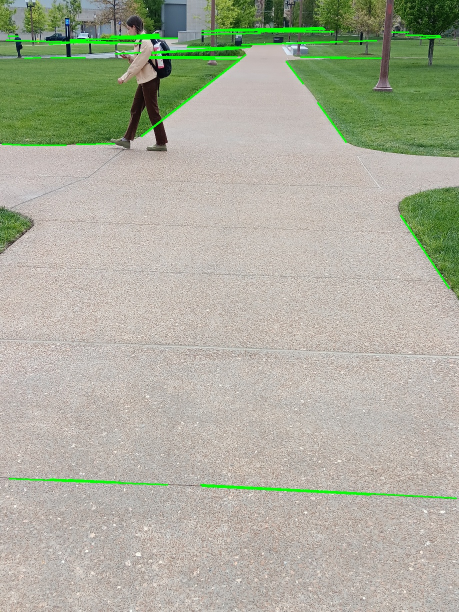
#> input picture side-walk/side-walk-2-True-33-194-204.jpg, 918 x 1224 px, given in place of side-walk-2.jpg, which was not available (shown at 1/2 size)
$ jupyter execute trackbar-edge-detection.ipynb
#> lines starting #> are read from the running program, lines starting #| are printed output that depends on the picture; pictures that were not available may be replaced by others from this repository, and a replacement may not be noted
[cell 1]
import cv2
import numpy as np

gray_img = True
# Read the image
file = "side-walk-2"
img = cv2.imread(f"{file}.jpg")
#> img is the input picture: shape (1224, 918, 3); mean B, G, R 155.7, 173.5, 170.7
# img = cv2.cvtColor(img,cv2.COLOR_BGR2GRAY) if gray else img

# Resize the image
scale = 0.3
small_img = cv2.resize(img, None, fx=scale, fy=scale)
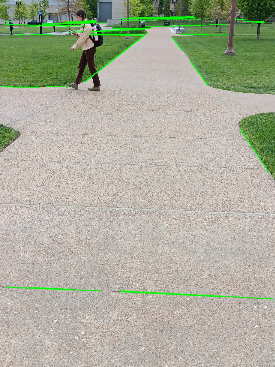
#> small_img: shape (367, 275, 3); mean B, G, R 155.7, 173.4, 170.7

# Convert to grayscale
if gray_img:
    gray = cv2.cvtColor(small_img, cv2.COLOR_BGR2GRAY)
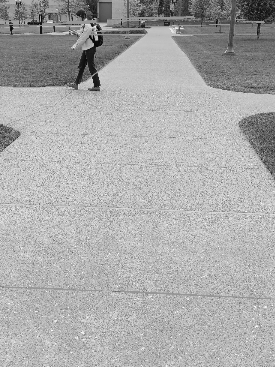
#> gray: shape (367, 275); min 4, max 254, mean 170.5
else:
    gray = small_img

# Create a window and trackbars
cv2.namedWindow('window')
cv2.createTrackbar('lower', 'window', 0, 255, lambda x: None)
cv2.createTrackbar('upper', 'window', 0, 255, lambda x: None)

while True:
    # Get the current positions of the trackbars
    low = cv2.getTrackbarPos('lower', 'window')
    high = cv2.getTrackbarPos('upper', 'window')

    # Apply Canny edge detection
    size = (5, 5)
    blurred = cv2.GaussianBlur(gray, size, 0)
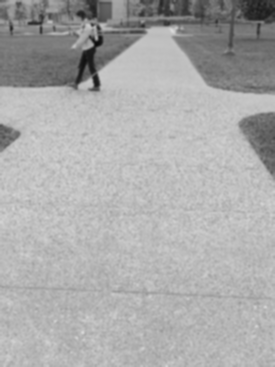
#> blurred: shape (367, 275); min 11, max 216, mean 170.5
    edge = cv2.Canny(blurred, low, high)
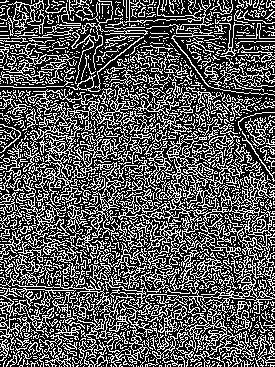
#> edge: shape (367, 275); 34.7% white in thin lines or dots

    # Detect lines using Hough transform
    lines = cv2.HoughLinesP(edge, 1, np.pi / 180, threshold=100, minLineLength=20, maxLineGap=20)
#> lines = 150 rows, first 6: [1, 318, 274, 45], [7, 363, 271, 99], [14, 364, 273, 105], [6, 62, 274, 330], [5, 96, 274, 365], [2, 31, 273, 302]

    # Draw lines on the original image
    line_img = small_img.copy()
    if lines is not None:
        for line in lines:
            x1, y1, x2, y2 = line[0]
            cv2.line(line_img, (x1, y1), (x2, y2), (0, 255, 0), 2)
#> this loop made 150 passes
#> (x1, y1, x2, y2) on passes 1 to 12: (1, 318, 274, 45), (7, 363, 271, 99), (14, 364, 273, 105), (6, 62, 274, 330), (5, 96, 274, 365), (2, 31, 273, 302), (0, 18, 270, 288), (0, 299, 273, 26), (3, 19, 274, 290), (6, 1, 272, 267), (0, 98, 266, 364), (0, 105, 260, 365)
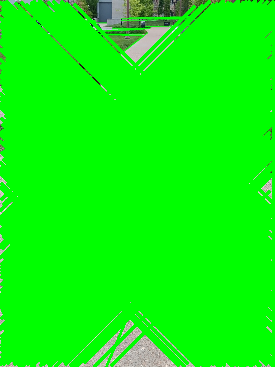
#> line_img: shape (367, 275, 3); mean B, G, R 9.3, 247.1, 10.1

    # Show the original image with detected lines
    cv2.imshow('window', line_img)

    # Check for 'q' key press to exit the loop and save the result image and parameter values
    key = cv2.waitKey(1)
#> (key q is pressed here)
    if key == ord('q'):
        # Save the result image
        cv2.imwrite(f'res/{file}-{gray_img}-{size[0]}{size[1]}-{low}-{high}.jpg', line_img)

        # Save the parameter values to a text file
        with open('canny_parameters-2.txt', 'w') as f:
            f.write(f'Lower Threshold: {low}\n')
            f.write(f'Higher Threshold: {high}\n')

        cv2.destroyAllWindows()
        break
